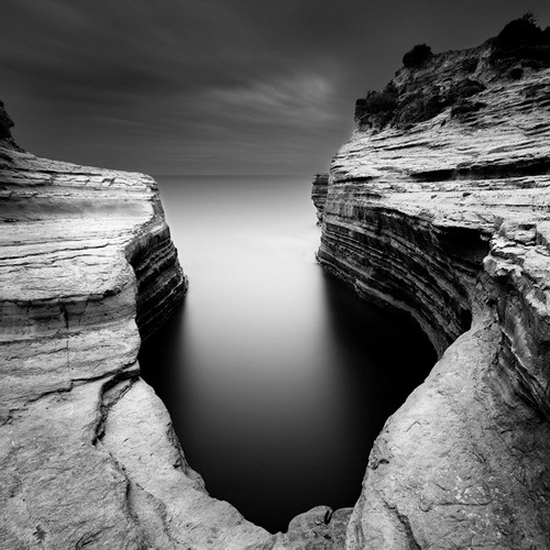
#> input picture sample_image_3.jpg, 550 x 550 px
$ python focustest.py sample_image_3.jpg
#> lines starting #> are read from the running program, lines starting #| are printed output that depends on the picture; pictures that were not available may be replaced by others from this repository, and a replacement may not be noted
### polynomial_fitting.py
#!/usr/bin/env python3

import numpy as np
from ml_functions import TORT, UTRIS

def CMMP(A, b):
    [A, U, beta] = TORT(A)
    m = len(A)
    n = len(A[1])
    for k in range (0, n):
        sum = 0

        for i in range (k, m):
            sum = sum + U[i][k] * b[i]

        sigma = sum/beta[k]

        for i in range (k, m):
            b[i] = b[i] - sigma * U[i][k]

    for r in range (m-n):
        del A[-1]
        del b[-1]
    x = UTRIS(A, b)
    return x


def polyfit(x,y):
    A = []
    sol = []
    for i in x:
        v = [1, i, i*i, i**3, i**4]
        A.append(v)
    sol = CMMP(A, y)
    return sol

### ml_functions.py
#!/usr/bin/env python3
import math
import numpy as np

def UTRIS(U,b):
    n = len(b)
    x = b
    for i in range ((n-1), (-1), (-1)):
        for j in range ((i+1),(n)):
            x[i] = x[i] - U[i][j]*x[j]
        x[i] = x[i]/U[i][i]
    return x

def TORT(A):
    m=len(A)
    n=len(A[1])
    p=min(m-1,n)
    beta = []
    for i in range(p):
        beta.append(0)
    U = []
    for i in range(m):
        zero=[]
        for j in range(n):
            zero.append(0)
        U.append(zero)
    for k in range(0,p):
        sum = 0
        tau = 0
        for i in range(k,m):
            sum = sum + A[i][k]*A[i][k]
        sum = math.sqrt(sum)

        tau = np.sign(A[k][k])*sum
        if tau == 0:
            beta[k] = 0
        else:
            U[k][k] = A[k][k] + tau

            for i in range(k+1, m):
                U[i][k] = A[i][k]
            beta[k] = tau*U[k][k]
            A[k][k] = -tau
            for i in range(k+1,m):
                A[i][k] = 0
            for j in range(k+1,n):
                sum = 0
                for i in range(k,m):
                    sum = sum + U[i][k]*A[i][j]
                sigma = sum/beta[k]
                for i in range(k,m):
                    A[i][j] = A[i][j]-sigma*U[i][k]
    return [A, U, beta]

def evalpoly(v,x):
    y = 0
    y = y+v[0]
    for r in range(1,len(v)):
        y = y + v[r]*(x**r)
    return y

def gold( a, b, v, eps ):
    val = []
    alfa = (math.sqrt(5)-1)/2
    n = 1
    lam = a + (1-alfa)*(b-a)
    miu = a + alfa*(b-a)
    while abs(b-a) > eps:
        if evalpoly(v,lam) < evalpoly(v,miu):
            b = miu
            miu = lam
            lam = a + (1- alfa)*(b-a)
            val.append(miu)
        else:
            a = lam
            lam = miu
            miu = a + alfa*(b-a)
            val.append(lam)
        n = n+1
    ext = (a+b)/2
    return ext, evalpoly(v, ext), val

### progress_bar.py
def printProgressBar (iteration, total, prefix = '', suffix = '', decimals = 1, length = 100, fill = '█', printEnd = "\r"):

    percent = ("{0:." + str(decimals) + "f}").format(100 * (iteration / float(total)))
    filledLength = int(length * iteration // total)
    bar = fill * filledLength + '-' * (length - filledLength)
    print('\r%s |%s| %s%% %s' % (prefix, bar, percent, suffix), end = printEnd)
    # Print New Line on Complete
    if iteration == total:
        print()

### focustest.py
#!/usr/bin/env python3

import cv2
from PIL import Image, ImageFilter
import numpy as np
from matplotlib import pyplot as plt
import matplotlib.cm as cm
from random import randint
from ml_functions import TORT, UTRIS, evalpoly, gold
from polynomial_fitting import CMMP, polyfit
import math
import sys
import time
from progress_bar import printProgressBar

# functie pentru calcularea contrastului
def get_contrast(img):
    contrast = 0
    for i in range(1, img.shape[0] - 1):
        line_inf = img[i-1, :]
        line = img[i, :]
        line_sup = img[i+1, :]
        for j in range(1, img.shape[1] - 1):
            contrast = contrast + abs(int(line[j+1]) - int(line[j]))
            contrast = contrast + abs(int(line[j]) - int(line[j-1]))
            contrast = contrast + abs(int(line[j]) - int(line_inf[j]))
            contrast = contrast + abs(int(line[j]) - int(line_sup[j]))
    return contrast

def rgb2gray(rgb):
    return np.dot(rgb[...,:3], [0.2989, 0.5870, 0.1140])

def main():
    x=[]
    y=[]

    #alegere poza

    if len (sys.argv) != 2 :
        print ("Wrong number of arguments taken from console! (expected 1 argument but recieved:" , len(sys.argv) - 1, ")")
        sys.exit (1)

    else:
        photo_name = sys.argv[1]

    #identificare extensie poza
    extension = photo_name.split('.')[-1]

    if extension != 'png' and extension != 'jpg':
        print("File must be .png or .jpg. Choose another file:")
        photo_name = input()
        extension = photo_name.split('.')[-1]

    #citire si afisare imagine originala
    OrgImage = Image.open(photo_name)
#> OrgImage is the input picture: PIL image 550x550 RGB; min 0, max 255, mean 102.3
    OrgImage.show()
    image = cv2.imread(photo_name)
    img = rgb2gray(image)

    print("Blur level ( in range (1, 100) ):")
    nivel_blur = float(input())
#> the answer given: 3

    while nivel_blur < 1:
        print("Blur must be over 1 :")
        nivel_blur = float(input())

    #training

    if nivel_blur < 5:
        printProgressBar(0, 20, prefix = 'Progress:', suffix = 'Complete', length = 50)
        for i in range (20):
            x.append(i)
            boxImage = OrgImage.filter(ImageFilter.BoxBlur(i))
            boxImage.save(".\\auxiliar." + extension)
            blur = cv2.imread("auxiliar."+ extension)
            bl = rgb2gray(blur)
            y.append(get_contrast(bl))
#> after the loop in get_contrast, `for i in range(1, img.shape[0] - 1):`: contrast = 11179259
            printProgressBar(i + 1, 20, prefix = 'Progress:', suffix = 'Complete', length = 50)
    else:
        printProgressBar(0, math.ceil((nivel_blur+10)/2), prefix = 'Progress:', suffix = 'Complete', length = 50)
        for i in range (math.ceil((nivel_blur+10)/2)):
            x.append(2*i)
            boxImage = OrgImage.filter(ImageFilter.BoxBlur(2*i))
            boxImage.save(".\\auxiliar." + extension)
            blur = cv2.imread("auxiliar." + extension)
            bl = rgb2gray(blur)
            y.append(get_contrast(bl))
            printProgressBar(i + 1, math.ceil((nivel_blur+10)/2), prefix = 'Progress:', suffix = 'Complete', length = 50)

    # determinarea polinomului care aproximeaza functia
    coef = polyfit(x, y)
#> in polyfit, `A = []`: A = []
    y_contrast = []
    x_contrast = []
    for i in range (math.ceil((nivel_blur+10)/2)):
        x_contrast.append(2*i)
        y_contrast.append(evalpoly(coef, 2*i))

    # aflare minim
    for i in range(len(coef)):
        coef[i] = (-1)*coef[i]

    x_min, y_min, val_min = gold( 0, 20, coef, 2 )

    if nivel_blur > 20:
        k = math.ceil((nivel_blur/20)-1)
        for i in range(1,k):
            x_aux, y_aux, val_aux = gold( 20*i, 20*(i+1), coef, 1 )
            if x_min < x_aux:
                val_min = [val_aux[0]] + val_min
            else:
                val_min = [val_min[0]] + val_aux
            if y_min > y_aux :
                x_min = x_aux
                y_min = y_aux
                val_min = val_aux

    y_min = (-1)*y_min
    for i in range(len(coef)):
        coef[i] = (-1)*coef[i]

    # afisarea rezultatelor
    plt.figure()
    plt.subplot(121)
    plt.plot(x_contrast, y_contrast)
    plt.plot(nivel_blur,evalpoly(coef,nivel_blur),'r*')
    plt.grid(True)
    plt.title('Grafic')
    boxImage = OrgImage.filter(ImageFilter.BoxBlur(nivel_blur))
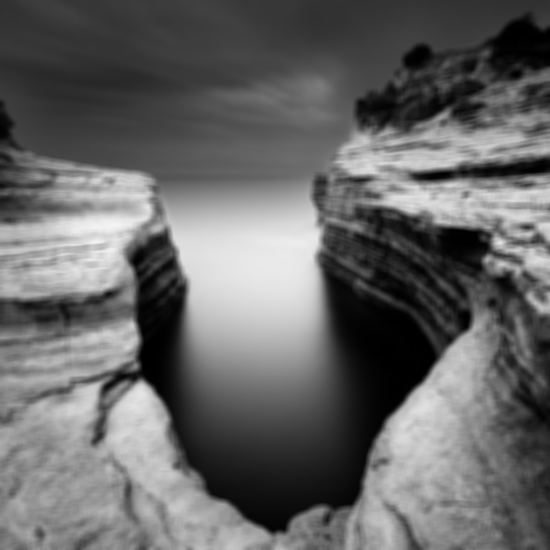
#> boxImage: PIL image 550x550 RGB; min 0, max 244, mean 102.3
    boxImage.save(".\\auxiliar." + extension)
    blur = cv2.imread("auxiliar." + extension)
    plt.subplot(122)
    plt.imshow(cv2.cvtColor(blur, cv2.COLOR_BGR2RGB))
    plt.title('Imagine')
    plt.xticks([]), plt.yticks([])
    plt.savefig('results.png')
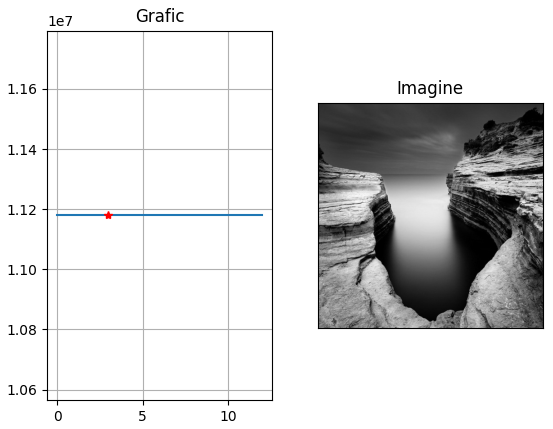
#> figure drawn by matplotlib, 2 panels
    print('Open result.png and press enter to continue')
    input()

    for i in val_min:
        plt.figure()
        plt.subplot(121)
        plt.plot(x_contrast, y_contrast)
        plt.plot(i,evalpoly(coef,i),'r*')
        plt.grid(True)
        plt.title('Grafic')
        boxImage = OrgImage.filter(ImageFilter.BoxBlur(i))
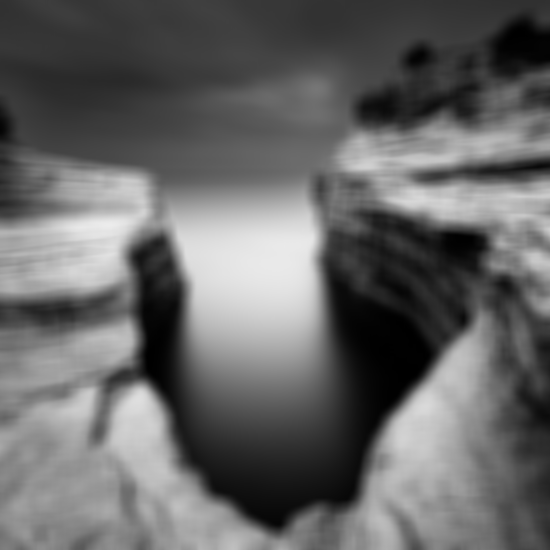
#> boxImage: PIL image 550x550 RGB; min 0, max 236, mean 102.3
        boxImage.save(".\\auxiliar." + extension)
        blur = cv2.imread("auxiliar." + extension)
        plt.subplot(122)
        plt.imshow(cv2.cvtColor(blur, cv2.COLOR_BGR2RGB))
        plt.title('Imagine')
        plt.xticks([]), plt.yticks([])
        plt.savefig('results.png')
#> (the run stopped early here; a loop or call above may not have finished)
